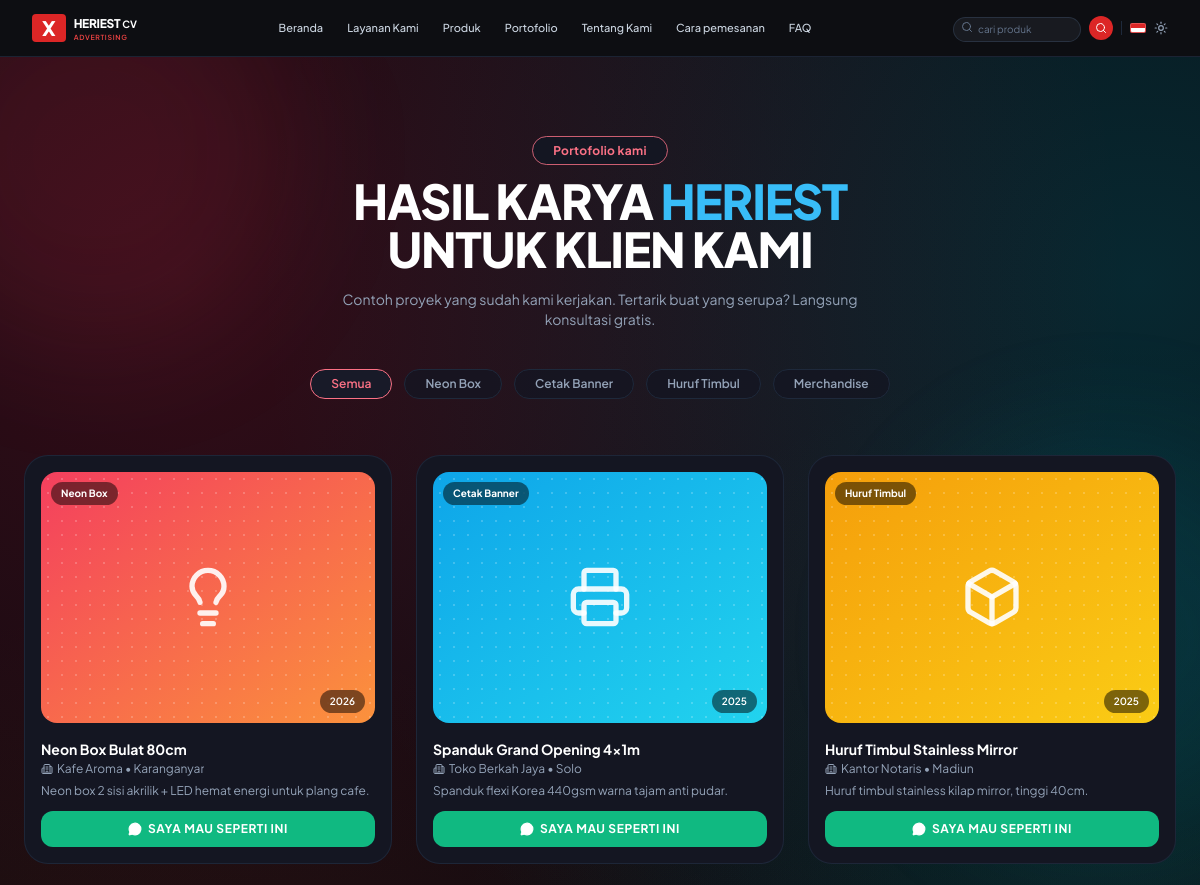
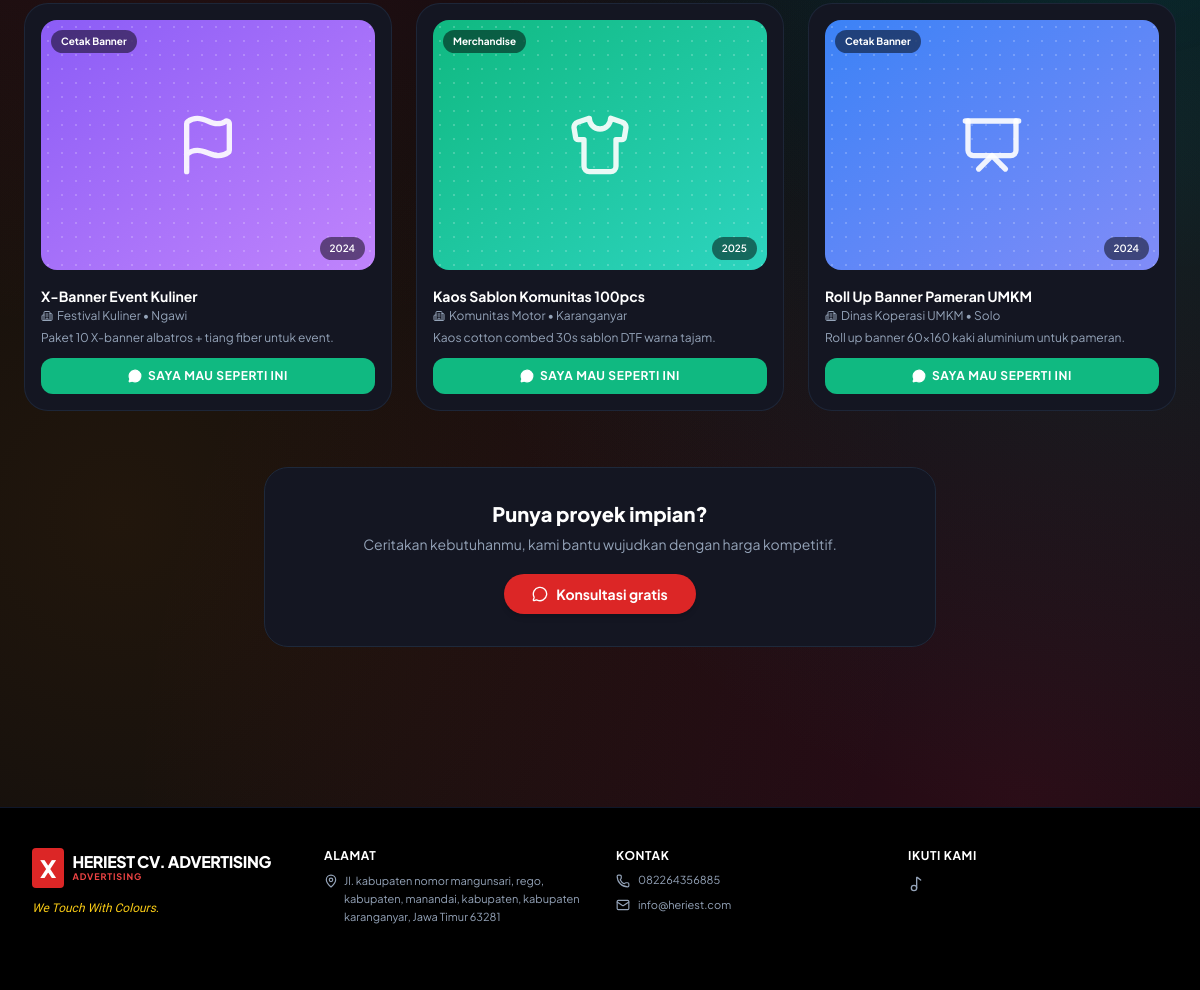
The app's page /portofolio.php with its own data (2 pictures, top to bottom).
### tables this page shows
CREATE TABLE IF NOT EXISTS `pengaturan` (
  `id` INT AUTO_INCREMENT PRIMARY KEY,
  `setting_key` VARCHAR(50) NOT NULL UNIQUE,
  `setting_value` TEXT NULL,
  `label` VARCHAR(100) NULL,
  `updated_at` DATETIME DEFAULT CURRENT_TIMESTAMP ON UPDATE CURRENT_TIMESTAMP
);

### config/database.php (called while the page is built, shortened)
<?php
$db_host = 'localhost';
$db_user = 'root';
$db_pass = '';
$db_name = 'heriest_db';
try {
    $pdo = new PDO("mysql:host={$db_host};dbname={$db_name};charset=utf8mb4", $db_user, $db_pass, [
        PDO::ATTR_ERRMODE            => PDO::ERRMODE_EXCEPTION,
        PDO::ATTR_DEFAULT_FETCH_MODE => PDO::FETCH_ASSOC,
        PDO::ATTR_EMULATE_PREPARES   => false,
    ]);
} catch (PDOException $e) {
    $pdo = null;
    error_log("Koneksi Database Gagal: " . $e->getMessage());
}
function getDB() {
    global $pdo;
    return $pdo;
}
function getSetting($key, $default = '') {
    $db = getDB();
    try {
        $stmt = $db->prepare("SELECT setting_value FROM pengaturan WHERE setting_key = ? LIMIT 1");
        $stmt->execute([$key]);
        $row = $stmt->fetch();
        return $row ? $row['setting_value'] : $default;
    } catch (Exception $e) {
        return $default;
    }
}

### portofolio.php (the view, shortened to what this page needs)
<?php
require_once __DIR__ . '/config/database.php';
include 'includes/header.php';
$wa_utama = getSetting('whatsapp', '082264356885');
$wa_link = preg_replace('/^0/', '62', preg_replace('/[^0-9]/', '', $wa_utama));
$db = getDB();
$db_rows = [];
if ($db) {
    try {
        $db_rows = $db->query(
            "SELECT pf.*, k.nama_kategori, k.slug
             FROM portofolio pf
             LEFT JOIN kategori k ON pf.kategori_id = k.id
             WHERE pf.is_active = 1
             ORDER BY pf.id DESC"
        )->fetchAll();
    } catch (Exception $e) { $db_rows = []; }
}
$grad_map = [
    'neon-box' => 'from-rose-500 to-orange-400',
    'cetak-banner' => 'from-sky-500 to-cyan-400',
    'huruf-timbul' => 'from-amber-500 to-yellow-400',
    'merchandise' => 'from-emerald-500 to-teal-400',
    'sablon-kaos' => 'from-violet-500 to-purple-400',
];
if (!empty($db_rows)) {
    $semua_karya = array_map(function ($r) use ($grad_map) {
        $slug = $r['slug'] ?? 'lainnya';
        $img = $r['gambar'] ?? '';
        $img_ok = !empty($img) && file_exists(__DIR__ . '/assets/images/uploads/' . $img);
        return [
            'judul' => $r['judul'],
            'klien' => $r['klien'] !== '' ? $r['klien'] : '-',
            'kategori' => $r['nama_kategori'] ?? 'Lainnya',
            'slug' => $slug,
            'lokasi' => $r['lokasi'] ?? '',
            'tahun' => $r['tahun'] ?? '',
            'deskripsi' => $r['deskripsi'] ?? '',
            'grad' => $grad_map[$slug] ?? 'from-slate-500 to-slate-400',
            'icon' => 'briefcase',
            'gambar' => $img_ok ? 'assets/images/uploads/' . $img : '',
            'id' => (int)$r['id'],
        ];
    }, $db_rows);
} else {
$semua_karya = [
    [
        'judul' => 'Neon Box Bulat 80cm',
        'klien' => 'Kafe Aroma',
        'kategori' => 'Neon Box',
        'slug' => 'neon-box',
        'lokasi' => 'Karanganyar',
        'tahun' => '2026',
        'deskripsi' => 'Neon box 2 sisi akrilik + LED hemat energi untuk plang cafe.',
        'grad' => 'from-rose-500 to-orange-400',
        'icon' => 'lightbulb',
    ],
    [
        'judul' => 'Spanduk Grand Opening 4x1m',
        'klien' => 'Toko Berkah Jaya',
        'kategori' => 'Cetak Banner',
        'slug' => 'cetak-banner',
        'lokasi' => 'Solo',
        'tahun' => '2025',
        'deskripsi' => 'Spanduk flexi Korea 440gsm warna tajam anti pudar.',
        'grad' => 'from-sky-500 to-cyan-400',
        'icon' => 'printer',
    ],
    [
        'judul' => 'Huruf Timbul Stainless Mirror',
        'klien' => 'Kantor Notaris',
        'kategori' => 'Huruf Timbul',
        'slug' => 'huruf-timbul',
        'lokasi' => 'Madiun',
        'tahun' => '2025',
        'deskripsi' => 'Huruf timbul stainless kilap mirror, tinggi 40cm.',
        'grad' => 'from-amber-500 to-yellow-400',
        'icon' => 'box',
    ],
    [
        'judul' => 'X-Banner Event Kuliner',
        'klien' => 'Festival Kuliner',
        'kategori' => 'Cetak Banner',
        'slug' => 'cetak-banner',
        'lokasi' => 'Ngawi',
        'tahun' => '2024',
        'deskripsi' => 'Paket 10 X-banner albatros + tiang fiber untuk event.',
        'grad' => 'from-violet-500 to-purple-400',
        'icon' => 'flag',
    ],
    [
        'judul' => 'Kaos Sablon Komunitas 100pcs',
        'klien' => 'Komunitas Motor',
        'kategori' => 'Merchandise',
        'slug' => 'merchandise',
        'lokasi' => 'Karanganyar',
        'tahun' => '2025',
        'deskripsi' => 'Kaos cotton combed 30s sablon DTF warna tajam.',
        'grad' => 'from-emerald-500 to-teal-400',
        'icon' => 'shirt',
    ],
    [
        'judul' => 'Roll Up Banner Pameran UMKM',
        'klien' => 'Dinas Koperasi UMKM',
        'kategori' => 'Cetak Banner',
        'slug' => 'cetak-banner',
        'lokasi' => 'Solo',
        'tahun' => '2024',
        'deskripsi' => 'Roll up banner 60x160 kaki aluminium untuk pameran.',
        'grad' => 'from-blue-500 to-indigo-400',
        'icon' => 'presentation',
    ],
];
}
$filter = $_GET['cat'] ?? 'semua';
$karya = ($filter === '' || $filter === 'semua')
    ? $semua_karya
    : array_values(array_filter($semua_karya, fn($k) => $k['slug'] === $filter));
$kategori_filter = ['semua' => 'Semua'];
foreach ($semua_karya as $kk) {
    $ks = $kk['slug'] ?? 'lainnya';
    if (!isset($kategori_filter[$ks])) $kategori_filter[$ks] = $kk['kategori'];
}
?>
<section class="relative overflow-hidden py-12 sm:py-20 text-center">
    <div class="absolute -top-24 -left-24 w-96 h-96 bg-rose-200/40 dark:bg-rose-500/10 rounded-full blur-3xl pointer-events-none"></div>
    <div class="relative max-w-7xl mx-auto px-4 sm:px-6">
        <div class="inline-block mb-3 sm:mb-4">
            <span class="border border-rose-300 dark:border-rose-400/80 text-rose-500 dark:text-rose-400 bg-white/90 dark:bg-[#141622] px-5 py-1.5 rounded-full text-xs font-bold tracking-wide shadow-2xs">
                Portofolio kami
            </span>
        </div>
        <h1 class="text-2xl sm:text-4xl md:text-5xl font-black text-slate-900 dark:text-white tracking-tight uppercase leading-tight max-w-3xl mx-auto mb-4">
            HASIL KARYA <span class="text-sky-500 dark:text-sky-400">HERIEST</span><br>
            UNTUK KLIEN KAMI
        </h1>
        <p class="text-slate-500 dark:text-slate-400 text-xs sm:text-sm max-w-xl mx-auto mb-8">
            Contoh proyek yang sudah kami kerjakan. Tertarik buat yang serupa? Langsung konsultasi gratis.
        </p>
        <div class="flex items-center gap-2 sm:gap-3 overflow-x-auto py-2 px-1 mb-8 sm:mb-12 justify-start sm:justify-center px-4">
            <?php foreach ($kategori_filter as $slug => $nama): ?>
                <a
                    href="portofolio.php<?= $slug !== 'semua' ? '?cat=' . urlencode($slug) : '' ?>"
                    class="whitespace-nowrap px-4 sm:px-5 py-1.5 rounded-full text-xs font-semibold transition-all shrink-0
                    <?= ($filter === $slug || (empty($filter) && $slug === 'semua'))
                        ? 'border border-rose-400 text-rose-500 dark:text-rose-400 bg-white dark:bg-[#181a28] shadow-2xs'
                        : 'border border-slate-200 dark:border-slate-800 text-slate-600 dark:text-slate-400 bg-white/70 dark:bg-[#141622]/80 hover:border-rose-300 hover:text-rose-500 dark:hover:text-white'
                    ?>">
                    <?= htmlspecialchars($nama) ?>
                </a>
            <?php endforeach; ?>
        </div>
        <div class="grid grid-cols-1 sm:grid-cols-2 lg:grid-cols-3 gap-4 sm:gap-6 text-left">
            <?php if (empty($karya)): ?>
                <div class="col-span-full text-center py-12 text-slate-400">
                    <i data-lucide="inbox" class="w-10 h-10 mx-auto mb-3 text-slate-600"></i>
                    <p class="text-sm font-semibold">Belum ada karya di kategori ini.</p>
                </div>
            <?php else: ?>
                <?php foreach ($karya as $k): ?>
                <div class="group bg-white dark:bg-[#141622] border border-slate-200/90 dark:border-slate-800/90 rounded-2xl sm:rounded-3xl p-3 sm:p-4 shadow-2xs hover:shadow-lg dark:hover:border-slate-700 transition-all flex flex-col justify-between">
                    <div class="relative w-full aspect-[4/3] rounded-xl sm:rounded-2xl overflow-hidden mb-3 sm:mb-4 bg-gradient-to-br <?= $k['grad'] ?> flex items-center justify-center">
                        <?php if (!empty($k['gambar'] ?? '')): ?>
                            <img src="<?= htmlspecialchars($k['gambar']) ?>" alt="<?= htmlspecialchars($k['judul']) ?>" class="absolute inset-0 w-full h-full object-cover group-hover:scale-105 transition-transform duration-300">
                            <div class="absolute inset-0 bg-gradient-to-t from-black/50 via-transparent to-transparent pointer-events-none"></div>
                        <?php else: ?>
                            <div class="absolute inset-0 opacity-20 bg-[radial-gradient(#fff_1px,transparent_1px)] [background-size:14px_14px]"></div>
                            <i data-lucide="<?= $k['icon'] ?>" class="w-14 h-14 sm:w-16 sm:h-16 text-white/90 group-hover:scale-110 transition-transform duration-300"></i>
                        <?php endif; ?>
                        <span class="absolute top-2.5 left-2.5 bg-black/50 backdrop-blur text-white text-[10px] font-bold px-2.5 py-1 rounded-full">
                            <?= htmlspecialchars($k['kategori']) ?>
                        </span>
                        <span class="absolute bottom-2.5 right-2.5 bg-black/50 backdrop-blur text-white text-[10px] font-semibold px-2.5 py-1 rounded-full">
                            <?= htmlspecialchars($k['tahun']) ?>
                        </span>
                    </div>
                    <div>
                        <h3 class="font-bold text-xs sm:text-sm text-slate-900 dark:text-white" title="<?= htmlspecialchars($k['judul']) ?>">
                            <?= htmlspecialchars($k['judul']) ?>
                        </h3>
                        <p class="text-[10px] sm:text-xs text-slate-400 mt-0.5 flex items-center gap-1">
                            <i data-lucide="building-2" class="w-3 h-3 shrink-0"></i>
                            <span class="truncate"><?= htmlspecialchars($k['klien']) ?> • <?= htmlspecialchars($k['lokasi']) ?></span>
                        </p>
                        <p class="text-[11px] sm:text-xs text-slate-500 dark:text-slate-400 mt-1.5 leading-relaxed">
                            <?= htmlspecialchars($k['deskripsi']) ?>
                        </p>
                    </div>
                    <div class="mt-3">
                        <a
                            href="https://wa.me/<?= $wa_link ?>?text=<?= urlencode('Halo admin, saya mau buat seperti: ' . $k['judul'] . ' (' . $k['klien'] . ')') ?>"
                            target="_blank"
                            data-wa-sumber="portofolio" data-wa-ref="<?= (int)($k['id'] ?? 0) ?>"
                            class="w-full bg-emerald-500 hover:bg-emerald-600 active:scale-95 text-white font-bold text-[10px] sm:text-xs py-2 sm:py-2.5 px-2 rounded-lg sm:rounded-xl shadow-xs flex items-center justify-center gap-1.5 transition-all"
                        >
                            <i data-lucide="message-circle" class="w-3.5 h-3.5 fill-current shrink-0"></i>
                            <span class="truncate uppercase tracking-wider">Saya mau seperti ini</span>
                        </a>
                    </div>
                </div>
                <?php endforeach; ?>
            <?php endif; ?>
        </div>
        <div class="mt-10 sm:mt-14 bg-white dark:bg-[#141622] border border-slate-200 dark:border-slate-800 rounded-2xl sm:rounded-3xl p-6 sm:p-8 max-w-2xl mx-auto">
            <h2 class="font-extrabold text-base sm:text-xl text-slate-900 dark:text-white mb-1.5">Punya proyek impian?</h2>
            <p class="text-xs sm:text-sm text-slate-500 dark:text-slate-400 mb-5">Ceritakan kebutuhanmu, kami bantu wujudkan dengan harga kompetitif.</p>
            <a href="https://wa.me/<?= $wa_link ?>?text=<?= urlencode('Halo admin, saya ingin konsultasi kebutuhan advertising') ?>" target="_blank"
                data-wa-sumber="portofolio_cta"
                class="inline-flex items-center gap-2 bg-red-600 hover:bg-red-700 active:scale-95 text-white font-bold text-xs sm:text-sm px-7 py-2.5 rounded-full shadow-md transition-all">
                <i data-lucide="message-circle" class="w-4 h-4"></i>
                <span>Konsultasi gratis</span>
            </a>
        </div>
    </div>
</section>
<?php include 'includes/footer.php'; ?>

### includes/footer.php (shortened to what this page needs)
</main>
    <?php
        $f_nama = function_exists('getSetting') ? getSetting('nama_toko', 'HERIEST CV. ADVERTISING') : 'HERIEST CV. ADVERTISING';
        $f_tagline = function_exists('getSetting') ? getSetting('tagline', 'We Touch With Colours.') : 'We Touch With Colours.';
        $f_alamat = function_exists('getSetting') ? getSetting('alamat', 'Jl. kabupaten nomor mangunsari, rego, kabupaten, manandai, kabupaten, kabupaten karanganyar, Jawa Timur 63281') : 'Jl. kabupaten nomor mangunsari, rego, kabupaten, manandai, kabupaten, kabupaten karanganyar, Jawa Timur 63281';
        $f_wa = function_exists('getSetting') ? getSetting('whatsapp', '082264356885') : '082264356885';
        $f_email = function_exists('getSetting') ? getSetting('email', 'info@heriest.com') : 'info@heriest.com';
        $f_tiktok = function_exists('getSetting') ? getSetting('tiktok', '#') : '#';
    ?>
    <footer class="bg-black text-white pt-10 pb-8 border-t border-slate-900 mt-20">
        <div class="max-w-7xl mx-auto px-4 sm:px-6 lg:px-8">
            <div class="grid grid-cols-1 md:grid-cols-4 gap-8 pb-8">
                <div class="space-y-2">
                    <div class="flex items-center gap-2">
                        <div class="bg-red-600 text-white font-black text-2xl px-2 py-1 rounded">X</div>
                        <div>
                            <h3 class="font-black text-base tracking-tight leading-none text-white"><?= htmlspecialchars($f_nama) ?></h3>
                            <p class="text-[9px] text-red-500 font-bold tracking-widest uppercase">ADVERTISING</p>
                        </div>
                    </div>
                    <p class="text-xs font-brush text-yellow-400 italic pt-1"><?= htmlspecialchars($f_tagline) ?></p>
                </div>
                <div class="space-y-2">
                    <h4 class="text-xs font-bold text-white uppercase tracking-wider">Alamat</h4>
                    <p class="text-[11px] text-slate-400 leading-relaxed flex items-start gap-1.5">
                        <i data-lucide="map-pin" class="w-3.5 h-3.5 text-slate-400 shrink-0 mt-0.5"></i>
                        <span><?= htmlspecialchars($f_alamat) ?></span>
                    </p>
                </div>
                <div class="space-y-2">
                    <h4 class="text-xs font-bold text-white uppercase tracking-wider">kontak</h4>
                    <p class="text-[11px] text-slate-400 flex items-center gap-2">
                        <i data-lucide="phone" class="w-3.5 h-3.5"></i> <?= htmlspecialchars($f_wa) ?>
                    </p>
                    <p class="text-[11px] text-slate-400 flex items-center gap-2">
                        <i data-lucide="mail" class="w-3.5 h-3.5"></i> <?= htmlspecialchars($f_email) ?>
                    </p>
                </div>
                <div class="space-y-2">
                    <h4 class="text-xs font-bold text-white uppercase tracking-wider">Ikuti kami</h4>
                    <div class="flex items-center gap-3 text-slate-400 pt-1">
                        <a href="<?= htmlspecialchars($f_tiktok) ?>" target="_blank" rel="noopener" class="hover:text-white" title="TikTok"><i data-lucide="music-2" class="w-4 h-4"></i></a>
                    </div>
                </div>
            </div>
        </div>
    </footer>
</body>
</html>

### records on screen
pengaturan: setting_value "HERIEST CV. ADVERTISING"
pengaturan: setting_value "We Touch With Colours."
pengaturan: setting_value "Jl. kabupaten nomor mangunsari, rego, kabupaten, manandai, kabupaten, kabupaten karanganyar, Jawa Timur 63281"
pengaturan: setting_value "082264356885"
pengaturan: setting_value "info@heriest.com"

### other values on screen
$nama "Semua"
$nama "Neon Box"
$nama "Cetak Banner"
$nama "Huruf Timbul"
$nama "Merchandise"
$k['kategori'] "Neon Box"
$k['tahun'] "2026"
$k['judul'] "Neon Box Bulat 80cm"
$k['klien'] "Kafe Aroma"
$k['lokasi'] "Karanganyar"
$k['deskripsi'] "Neon box 2 sisi akrilik + LED hemat energi untuk plang cafe."
$k['kategori'] "Cetak Banner"
$k['tahun'] "2025"
$k['judul'] "Spanduk Grand Opening 4x1m"
$k['klien'] "Toko Berkah Jaya"
